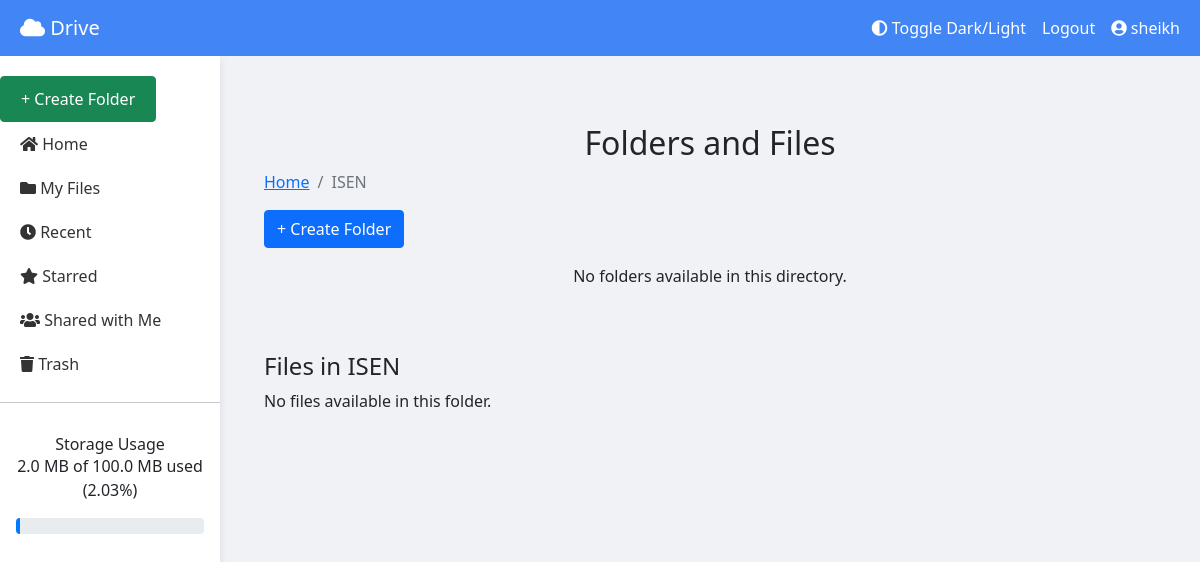
/list/59/ (signed in), run on an earlier commit of the app's database.
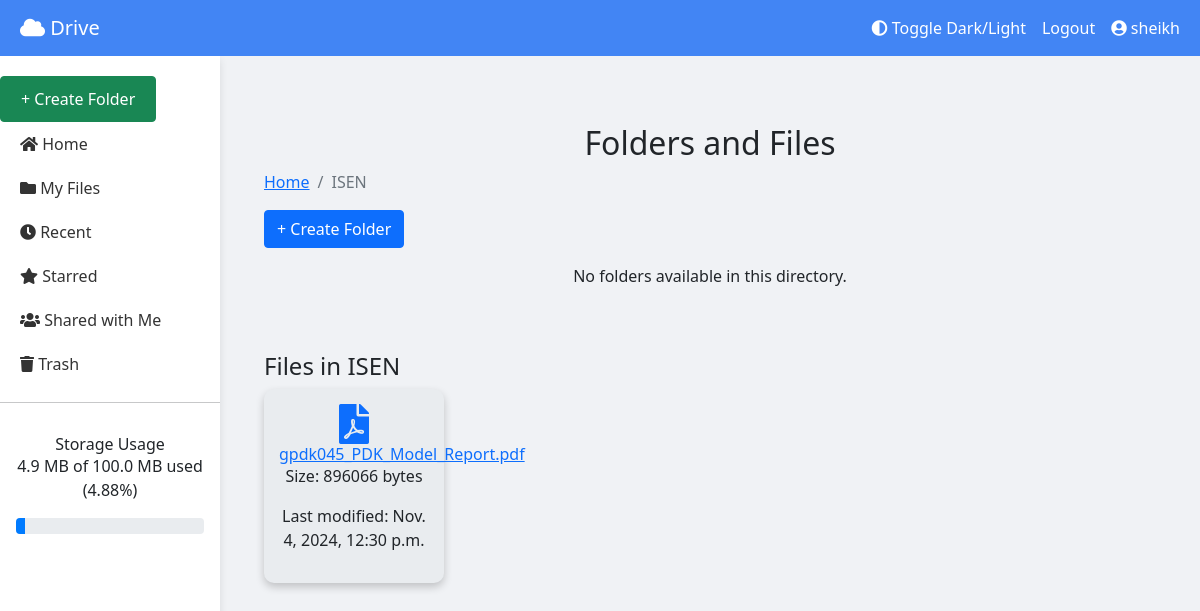
And on a later commit of the database.
### file_management/models.py (models this page shows, shortened)
class File(models.Model):
    name = models.CharField(max_length=255)
    file = models.FileField(upload_to=user_directory_path)
    owner = models.ForeignKey(settings.AUTH_USER_MODEL, on_delete=models.CASCADE)
    parent_folder = models.ForeignKey(Folder, on_delete=models.CASCADE, null=True, blank=True)
    size = models.PositiveIntegerField()
    extension = models.CharField(max_length=10)
    created_at = models.DateTimeField(auto_now_add=True)
    updated_at = models.DateTimeField(auto_now=True)

### file_management/views.py (the view)
# urls.py: path('list/<int:parent_id>/', views.list_folders, name='list_folders'),
@login_required
def list_folders(request, parent_id=None):
    parent_folder = None
    if parent_id:
        parent_folder = get_object_or_404(Folder, id=parent_id, owner=request.user)
    folders = Folder.objects.filter(owner=request.user, parent=parent_folder)
    files = File.objects.filter(owner=request.user, parent_folder=parent_folder)
    print("Folders count:", folders.count())
    print("Files count:", files.count())  # This will help you verify if files are being retrieved
    breadcrumbs = parent_folder.get_ancestors() if parent_folder else []
    context = {
        'folders': folders,
        'files': files,
        'parent_folder': parent_folder,
        'breadcrumbs': breadcrumbs,
    }
    return render(request, 'folder_management/list_folders.html', context)

### file_management/context_processors.py (called while the page is built)
def storage_stats(request):
    if request.user.is_authenticated:
        used_storage = File.objects.filter(owner=request.user).aggregate(total_size=models.Sum('size'))['total_size'] or 0
        max_storage = settings.USER_MAX_STORAGE
        used_percentage = (used_storage / max_storage) * 100 if max_storage > 0 else 0
        return {
            'used_storage': used_storage,
            'max_storage': max_storage,
            'used_percentage': used_percentage
        }
    return {}

### folder_management/models.py (called while the page is built)
    def get_ancestors(self):
        ancestors = []
        current = self.parent
        while current:
            ancestors.insert(0, current)
            current = current.parent
        return ancestors

### folder_management/templates/folder_management/list_folders.html (shortened to what this page needs)
{% extends "home.html" %}
{% block content %}
<div class="container mt-5">
    <h2 class="text-center">Folders and Files</h2>
    <nav aria-label="breadcrumb">
        <ol class="breadcrumb">
            <li class="breadcrumb-item"><a href="{% url 'list_folders' %}">Home</a></li>
            {% if parent_folder %}
                <li class="breadcrumb-item active" aria-current="page">{{ parent_folder.name }}</li>
            {% endif %}
        </ol>
    </nav>
    <div class="text-right mb-3">
        <button class="btn btn-primary" data-toggle="modal" data-target="#createFolderModal">+ Create Folder</button>
    </div>
    <div class="row">
        {% for folder in folders %}
            <div class="col-md-4">
                <div class="folder-card text-center">
                    <i class="fas fa-folder fa-3x"></i>
                    <h5>{{ folder.name }}</h5>
                    <a class="btn btn-primary btn-sm" href="{% url 'list_folders_nested' folder.id %}">Open</a>
                </div>
            </div>
        {% empty %}
            <p class="text-center">No folders available in this directory.</p>
        {% endfor %}
    </div>
    <div class="row mt-5">
        <h4>Files in {{ parent_folder.name|default:"Root" }}</h4>
        <div class="d-flex flex-wrap">
            {% for file in files %}
            <div class="file-card text-center me-3 mb-3">
                <a href="{{ file.file.url }}" target="_blank">
                    {% if file.extension == '.png' or file.extension == '.jpg' or file.extension == '.jpeg' %}
                        <i class="fas fa-file-image file-icon fa-3x"></i>
                    {% elif file.extension == '.pdf' %}
                        <i class="fas fa-file-pdf file-icon fa-3x"></i>
                    {% elif file.extension == '.doc' or file.extension == '.docx' %}
                        <i class="fas fa-file-word file-icon fa-3x"></i>
                    {% elif file.extension == '.txt' %}
                        <i class="fas fa-file-alt file-icon fa-3x"></i>
                    {% else %}
                        <i class="fas fa-file file-icon fa-3x"></i>
                    {% endif %}
                    <h5 class="card-title">{{ file.name }}</h5>
                </a>
                <p>Size: {{ file.size }} bytes</p>
                <p>Last modified: {{ file.updated_at }}</p>
            </div>
            {% empty %}
            <p class="text-center">No files available in this folder.</p>
            {% endfor %}
        </div>
    </div>
</div>
{% endblock %}

### user_management/templates/home.html (shortened to what this page needs)
<!DOCTYPE html>
<html lang="en">
<head>
    <link href="https://cdn.jsdelivr.net/npm/bootstrap@5.1.3/dist/css/bootstrap.min.css" rel="stylesheet">
    <link rel="stylesheet" href="https://cdnjs.cloudflare.com/ajax/libs/font-awesome/5.15.4/css/all.min.css">
    {% load static %}
    {% load file_extras %}
    <link rel="stylesheet" href="{% static 'home.css' %}">
</head>
<body>
    <nav class="navbar navbar-expand-lg navbar-light">
        <div class="container-fluid">
            <a class="navbar-brand ms-2" href="#"><i class="fas fa-cloud"></i> Drive</a>
            <div class="collapse navbar-collapse" id="navbarNav">
                <ul class="navbar-nav ms-auto">
                    <li class="nav-item"><a class="nav-link" href="#" id="toggle-theme"><i class="fas fa-adjust"></i> Toggle Dark/Light</a></li>
                    <li class="nav-item"><a class="nav-link" href="{% url 'logout' %}">Logout</a></li>
                    <li class="nav-item">
                        <a class="nav-link" id="profileButton"><i class="fas fa-user-circle"></i> {{ request.user.username }}</a>
                    </li>
                </ul>
            </div>
        </div>
    </nav>
<div class="sidebar">
    <button class="btn btn-success create-folder-btn" data-bs-toggle="modal" data-bs-target="#createFolderModal">+ Create Folder</button>
    <a href="{% url 'dashboard' %}"><i class="fas fa-home"></i> Home</a>
    <a href="{% url 'list_folders' %}"><i class="fas fa-folder"></i> My Files</a>
    <a href="{% url 'list_recent_files' %}"><i class="fas fa-clock"></i> Recent</a>
    <a href="#"><i class="fas fa-star"></i> Starred</a>
    <a href="#"><i class="fas fa-users"></i> Shared with Me</a>
    <a href="#"><i class="fas fa-trash"></i> Trash</a>
    <hr>
    <div class="text-center">
        <div class="card-body">
            <h5 class="card-title">Storage Usage</h5>
            <p>{{ used_storage|filesizeformat }} of {{ max_storage|filesizeformat }} used ({{ used_percentage|floatformat:2 }}%)</p>
            <div class="progress">
                <div class="progress-bar" role="progressbar" style="width: {{ used_percentage }}%;" aria-valuenow="{{ used_percentage }}" aria-valuemin="0" aria-valuemax="100"></div>
            </div>
        </div>
    </div>
</div>
    <div class="content-wrapper">
        <div class="content container-fluid">
            {% block content %}{% endblock %}
        </div>
    </div>
</body>
</html>

What changed in the data, as far as the page shows it:
added File: extension ".pdf" (drawn), name "gpdk045_PDK_Model_Report.pdf", size "896066", updated_at "Nov. 4, 2024, 12:30 p.m."
Also different on the page:
{{ used_storage|filesizeformat }}: "2.0 MB" → "4.9 MB"
{{ used_percentage|floatformat:2 }}: "2.03" → "4.88"
{{ used_percentage }}: 2.0263500213623047 → 4.878856658935547 (drawn)
text no longer shown: "No files available in this folder."
